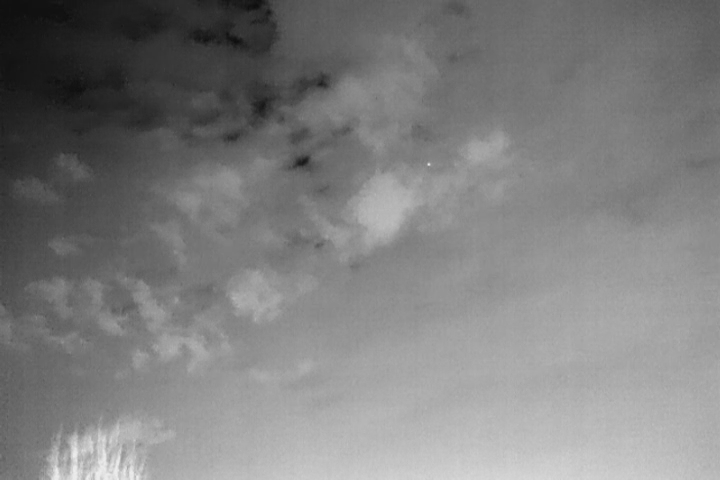
#> input picture DATransNet-master/DATransNet-master/model/RDIAN-main/datasets/example/images/1(1).bmp, 720 x 480 px
$ python -i line_enhance_compare.py   (imports and definitions only)   (older library calls are emulated)
#> lines starting #> are read from the running program, lines starting #| are printed output that depends on the picture
#> further down, picture is the input picture: shape (480, 720); min 14, max 238, mean 126.2
from __future__ import annotations

import argparse
import csv
import json
from collections import defaultdict
from pathlib import Path

import cv2
import numpy as np


# [17 lines left out: functions read_image, to_gray, not called in this run]


def shift_image(src: np.ndarray, dx: float, dy: float) -> np.ndarray:
    h, w = src.shape[:2]
    m = np.array([[1.0, 0.0, dx], [0.0, 1.0, dy]], dtype=np.float32)
    return cv2.warpAffine(src, m, (w, h), flags=cv2.INTER_LINEAR, borderMode=cv2.BORDER_REPLICATE)


def line_kernel(length: int, orientation: str) -> np.ndarray:
    k = np.zeros((length, length), dtype=np.float32)
    c = length // 2
    if orientation == "h":
        k[c, :] = 1.0
    elif orientation == "v":
        k[:, c] = 1.0
    elif orientation == "d1":
        for i in range(length):
            k[i, i] = 1.0
    elif orientation == "d2":
        for i in range(length):
            k[i, length - 1 - i] = 1.0
    else:
        raise ValueError(f"Unknown orientation: {orientation}")
    return k / np.sum(k)


# [12 lines left out: functions enhance_local_contrast, enhance_morph, not called in this run]


def enhance_symmetric(gray: np.ndarray) -> tuple[np.ndarray, np.ndarray]:
    g = gray.astype(np.float32)
    # orientation: (name, perpendicular shift vector)
    dirs = [
        ("h", (0.0, 1.0)),
        ("v", (1.0, 0.0)),
        ("d1", (0.7071, -0.7071)),
        ("d2", (0.7071, 0.7071)),
    ]
    lengths = [9, 15]
    widths = [2, 4]
    best_bright = np.zeros_like(g, dtype=np.float32)
    best_dark = np.zeros_like(g, dtype=np.float32)
    eps = 6.0

    for name, perp in dirs:
        for ln in lengths:
            k = line_kernel(ln, name)
            center = cv2.filter2D(g, cv2.CV_32F, k, borderType=cv2.BORDER_REPLICATE)
            for w in widths:
                dx = perp[0] * w
                dy = perp[1] * w
                side1 = shift_image(center, dx, dy)
                side2 = shift_image(center, -dx, -dy)
                bg = 0.5 * (side1 + side2)
                signed = center - bg
                contrast = np.abs(signed)
                side_diff = np.abs(side1 - side2)
                symmetry = 1.0 - side_diff / (contrast + side_diff + eps)
                symmetry = np.clip(symmetry, 0.0, 1.0)
                resp = contrast * symmetry
                bright = np.where(signed > 0, resp, 0.0)
                dark = np.where(signed < 0, resp, 0.0)
                best_bright = np.maximum(best_bright, bright)
                best_dark = np.maximum(best_dark, dark)
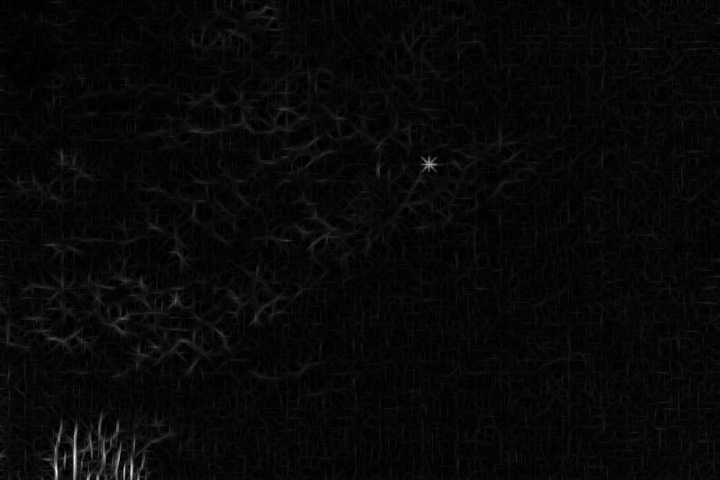
#> best_bright: shape (480, 720) float32; min 0, max 42.22, mean 1.4; drawn with min black and max white
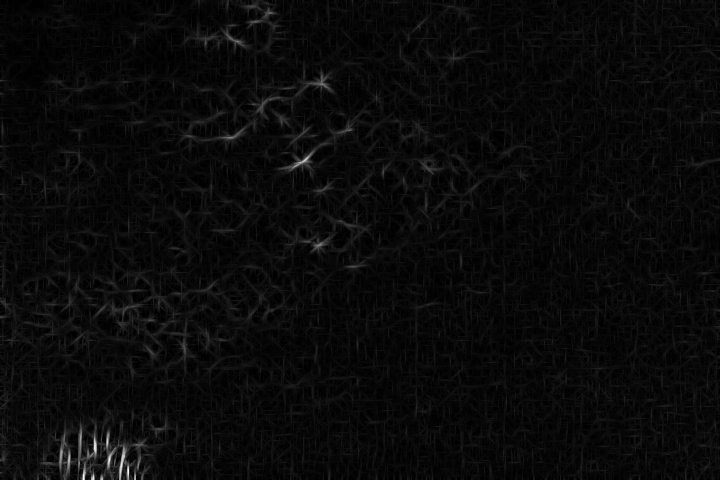
#> best_dark: shape (480, 720) float32; min 0, max 33.52, mean 1.4; drawn with min black and max white

    bright_u8 = cv2.normalize(best_bright, None, 0, 255, cv2.NORM_MINMAX).astype(np.uint8)
    dark_u8 = cv2.normalize(best_dark, None, 0, 255, cv2.NORM_MINMAX).astype(np.uint8)
    return bright_u8, dark_u8


# [138 lines left out: functions get_methods, ring_mask, load_shapes, eval_one_shape, summarize, main, not called in this run]


# [2 lines not run here, left out]

>>> import cv2
>>> picture = cv2.imread('../../../DATransNet-master/DATransNet-master/model/RDIAN-main/datasets/example/images/1(1).bmp', cv2.IMREAD_GRAYSCALE)
>>> result = enhance_symmetric(picture)
